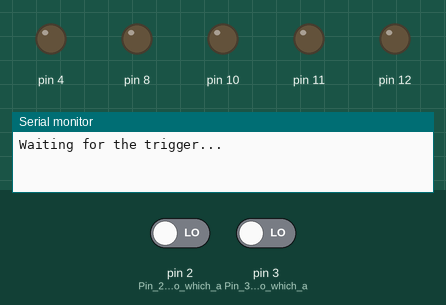
The sketch below on a simulated Arduino Uno, built with avr-gcc and run on an emulated ATmega328P. Shown: output pins drawn as LEDs (lit = HIGH), the last lines printed to the serial monitor. Dashed ring = blinking. Inputs (shaded band) come from the test bench; at power-on: pin 2 (Pin_2_is_input_to_which_a) LOW, pin 3 (Pin_3_is_input_to_which_a) LOW. Random numbers use the default seed unless the sketch sets one.

Above: at 1.2 s.
1.3 s: pin 2 (Pin_2_is_input_to_which_a) driven HIGH
At 1.49 s:
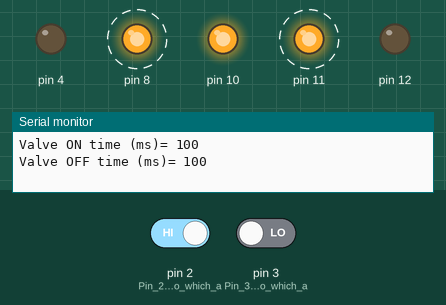
At 3.6 s:
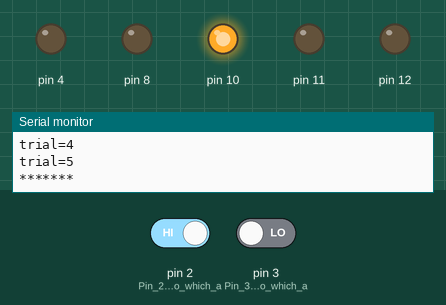
4.3 s: pin 3 (Pin_3_is_input_to_which_a) driven HIGH
At 4.6 s:
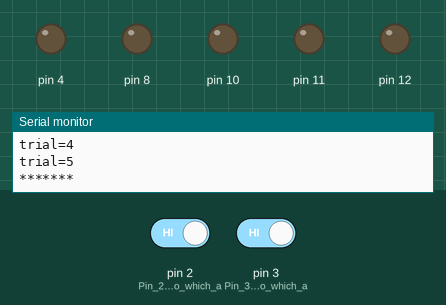
Timing chart, 0 to 7.3 s (numbered marks = the images above; inputs shaded):
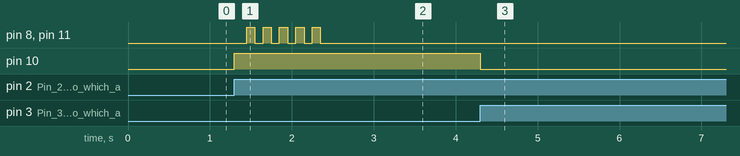

The sketch:

random_air_puff_no_juxta.ino
```cpp
//Dr. Anton Sheinin, TAU 2017
/*the procedure for activation of two solenoid valves
 * the valve choice (1 or 2) and the delay between two activation cycles (15 - 19 sec) is determined by the random number.
 * During one valve activation cycle, the valve is activated 5 times.
 * The device is also sends a voltage signal for the indication of the valve activation:
 * for valve1, the device sends 5V from the devoted BNC
 * for valve2, the device sends 2.5V from the devoted BNC*/

//#include <avr/interrupt.h>

//initialize some global variables
long Valve_randNumber;  //random number from 1 to 2 for valve choice
long Delay_randNumber;  //random number from 15 to 19 for time delay in the loop
/////////////////////////////// These parameters determine the valve activation timing during the cycle /////////////////////////
long valveOn = 100;           //the valve open time in the activation sequence, in ms
long valveOff = 100;          //the valve close time in the activation sequence, in ms
/////////////////////////////////////////////////////////////////////////////////////////////////////////////////////////////////
int cyclenum = 0;
void setup(){
  // initialize serial
  Serial.begin(9600);
  // initialize digital pin 11 as an output for Valve1 activation
  pinMode(11, OUTPUT);
  // initialize digital pin 12 as an output for Valve2 activation.
  pinMode(12, OUTPUT);
  // initialize digital pin 8 as an output for Valve1 indication (sends 5V on activation)
  pinMode(8, OUTPUT);
  // initialize digital pin 4 as an output for Valve2 indication (sends 2.5V on activation, through the resistor voltage divider)
  pinMode(4, OUTPUT);
  // attach interrupt for trigger on digital pin 2
  // initialize digital pin 10 as an output for the interrupts-tied LED (on board LED)
  pinMode(10, OUTPUT);
  digitalWrite(10, LOW);        // Make pin 10 low, switch LED off
  pinMode(2, INPUT);            // Pin 2 is input to which a "TRIGGER IN" BNC (TTL) is connected = INT0; an external 10k pulldown  resistor is used
  pinMode(3, INPUT);     // Pin 3 is input to which a constantly closed "STOP" switch is connected = INT1; an external 10k pulldown  resistor is used
  attachInterrupt(0, StartinterruptRoutine, RISING);
  attachInterrupt(1, STOPinterruptRoutine, RISING);
  //random numbers gen initialization:
  // if analog input pin 0 is unconnected, random analog
  // noise will cause the call to randomSeed() to generate
  // different seed numbers each time the sketch runs.
  // randomSeed() will then shuffle the random function.
  randomSeed(analogRead(0));  //random for valve choice
  Serial.println("Waiting for the trigger...");

}

void loop() {
if (digitalRead(10) == HIGH)  //start the loop ONLY if the pin 10 is HIGH
{
  Serial.print("Cycle No. ");
  Serial.println(cyclenum);
  Valve_randNumberGen();
  Delay_randNumberGen();
    switch (Valve_randNumber) {
      case 1:
        {
          ActivateValve1();
        }
      break;
      case 2:
        {
          ActivateValve1();
        }
      break;
      default:
      break;
    }
  cyclenum++;
  delay((Delay_randNumber*1000)-valveOff);  //wait for the generated random delay minus the valve close time, in seconds
if (digitalRead(10) == LOW)  //end the loop if the pin 10 is LOW {
  stop_it();
}
}

void Valve_randNumberGen() {
// Valve choice - random number from 1 to 2
  Valve_randNumber = random(1,3);
  Serial.print("Random number for valve choice =");
  Serial.println(Valve_randNumber);
}

void Delay_randNumberGen() {
// Loop delay time - random number from 15 to 19
  Delay_randNumber = random(13,17);
  Serial.print("Random number for time delay (sec) =");
  Serial.println(Delay_randNumber);
}

void ActivateValve1() {
  int i = 1;
  Serial.println("Valve1 will be activated 5 times; 5V is sent to Valve1 BNC");
  Serial.print("Valve ON time (ms)= ");
  Serial.println(valveOn);
  Serial.print("Valve OFF time (ms)= ");
  Serial.println(valveOn);
  while(i < 6){
  Serial.print("trial=");
  Serial.println(i);
  digitalWrite(11, HIGH);
  digitalWrite(8, HIGH);
  delay(valveOn);
  digitalWrite(11, LOW);
  digitalWrite(8, LOW);
  delay(valveOff);
  i++;
}
  Serial.println("*******");
}

void ActivateValve2() {
  int i = 1;
  Serial.println("Valve2 will be activated 5 times; 2.5V is sent to Valve2 BNC");
  Serial.print("Valve ON time (ms)= ");
  Serial.println(valveOn);
  Serial.print("Valve OFF time (ms)= ");
  Serial.println(valveOn);
  while(i < 6){
  Serial.print("trial=");
  Serial.println(i);
  digitalWrite(12, HIGH);
  digitalWrite(4, HIGH);
  delay(valveOn);
  digitalWrite(12, LOW);
  digitalWrite(4, LOW);
  delay(valveOff);
  i++;
}
  Serial.println("*******");
}


void StartinterruptRoutine(){              // Interrupt service routine; pin 10 turns HIGH on interrput from pin 2
  digitalWrite(10, HIGH);
}

void STOPinterruptRoutine(){              // Interrupt service routine; pin 10 turns LOW on interrput from pin 3
  digitalWrite(10, LOW);
}

void stop_it()
{
 Serial.println("STOP button pressed - the program is aborted; the valves closed");
 Serial.println("Press RESET button to initiate the program");
 while(1);  //stop the loop() execution
 //and force the digital outputs for valves and the indication to LOW
  digitalWrite(11, LOW);
  digitalWrite(8, LOW);
  digitalWrite(12, LOW);
  digitalWrite(4, LOW);
}
```

Measured:
- after the input at 1.3 s, pin 8, pin 11: alternates HIGH for 0.10 s and LOW for 0.10 s, 10 changes in all, then stays LOW, starting after 0.15 s; pin 10: LOW → HIGH at once
- after the input at 4.3 s, pin 10: HIGH → LOW at once
